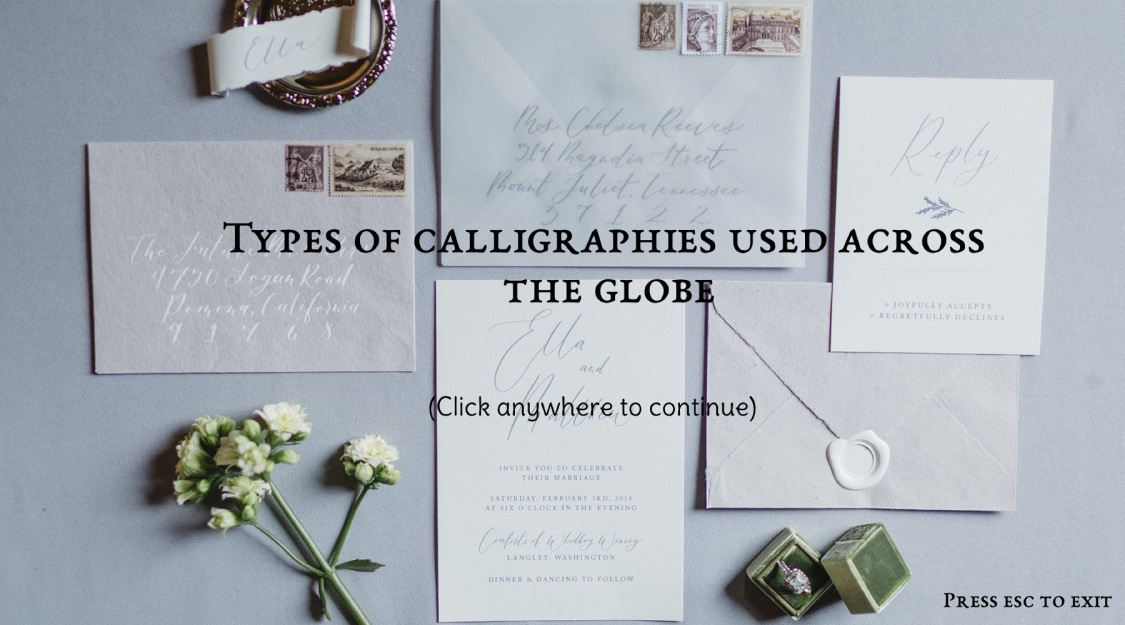
#> input picture fronts/front.jpg, 1125 x 625 px; its folder holds 4 pictures in this run
$ python hall2.py
#> lines starting #> are read from the running program, lines starting #| are printed output that depends on the picture
import cv2
import numpy as np
import time


path = "calligraphies/"
path2 = "fronts/"

img =  cv2.imread(path2 + "front.jpg",0)
#> img: shape (625, 1125); min 0, max 250, mean 176
img1 =  cv2.imread(path2 + "front3.jpg",0)
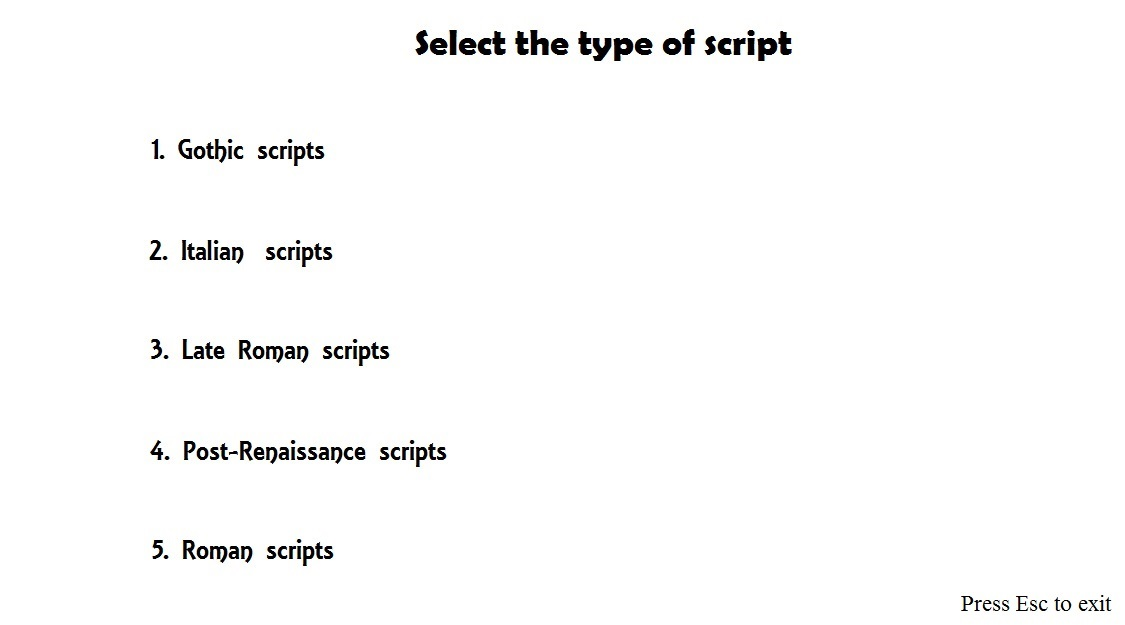
#> input picture fronts/front3.jpg, 1125 x 625 px
#> img1: shape (625, 1125); min 0, max 255, mean 250.5
img21 = cv2.imread(path2 + "front31.jpg",0)
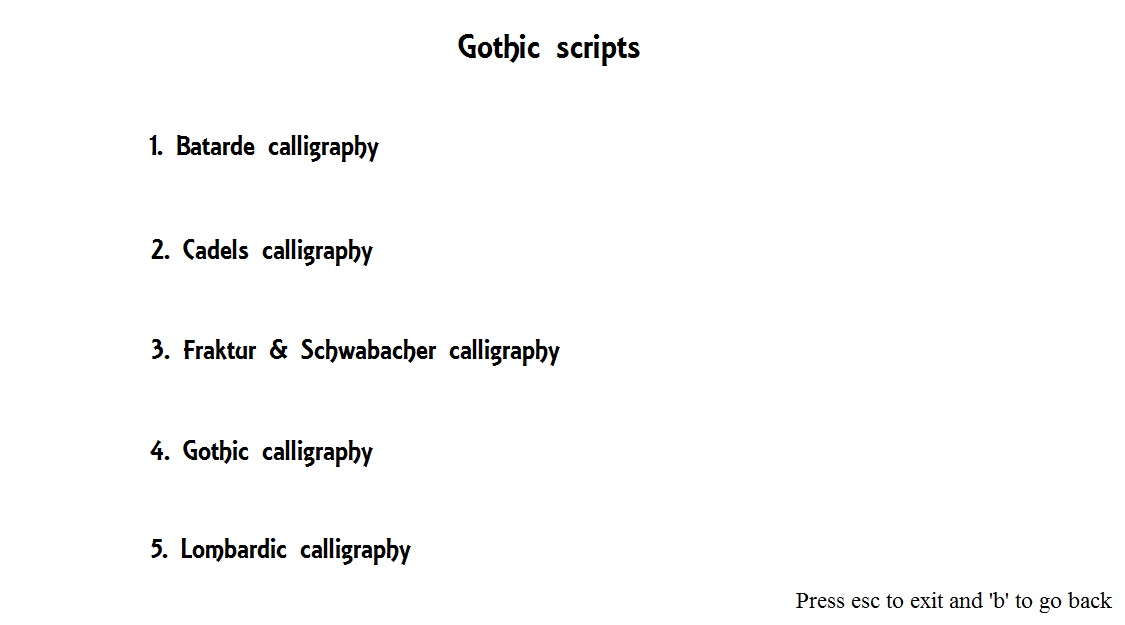
#> input picture fronts/front31.jpg, 1125 x 625 px
#> img21: shape (625, 1125); min 0, max 255, mean 250.3
img22 = cv2.imread(path2 + "front32.jpg",0)
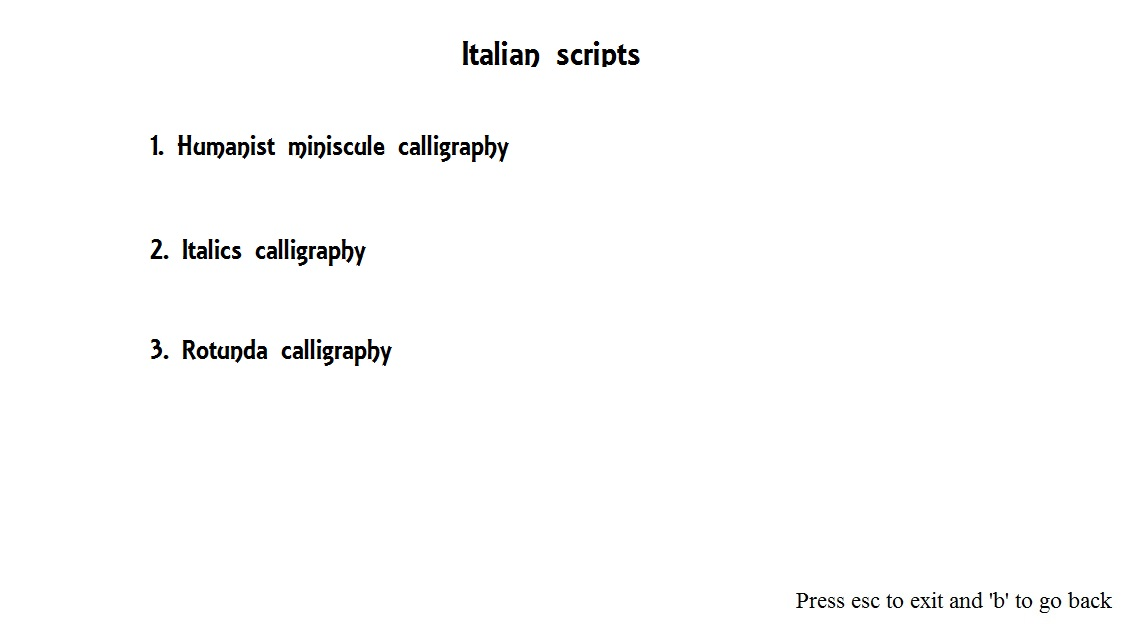
#> input picture fronts/front32.jpg, 1125 x 625 px
#> img22: shape (625, 1125); min 0, max 255, mean 251.8
img23 = cv2.imread(path2 + "front33.jpg",0)
img24 = cv2.imread(path2 + "front34.jpg",0)
img25 = cv2.imread(path2 + "front35.jpg",0)
index = 0

img211 = cv2.imread(path + "batarde.jpg",0)
img212 = cv2.imread(path + "cadel.jpg",0)
img213 = cv2.imread(path + "fraktur.jpg",0)
img214 = cv2.imread(path + "gothic.jpg",0)
img215 = cv2.imread(path + "lombardic.jpg",0)

img221 = cv2.imread(path + "humanist miniscule.jpg",0)
img222 = cv2.imread(path + "italics.jpg",0)
img223 = cv2.imread(path + "rotunda.jpg",0)

img231 = cv2.imread(path + "imperial.jpg",0)

img241 = cv2.imread(path + "copperplate.jpg",0)
img242 = cv2.imread(path + "copperplate capitals.jpg", 0)

img251 = cv2.imread(path + "rustic.jpg",0)
img252 = cv2.imread(path + "uncial.jpg",0)

def rec_maker(image, i):

#> called with i = 5
    for j in range(i):
        cv2.rectangle(image, (100, 100*(1+j)), (600 , 200+ 100*j), (0, 55, 75), 3)
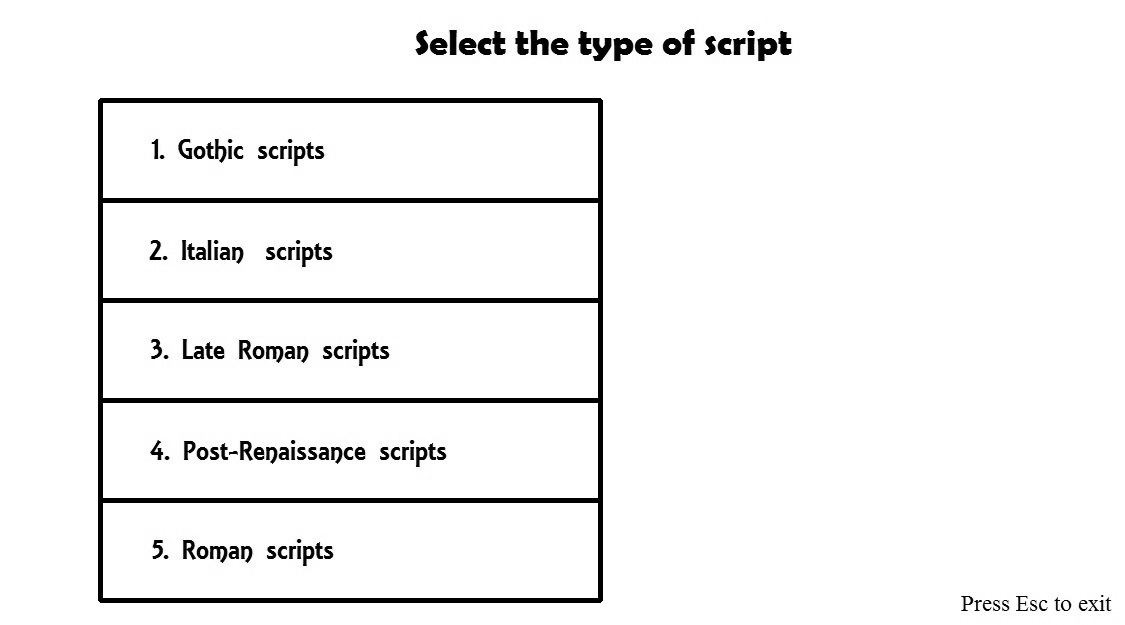
#> image: shape (625, 1125); min 0, max 255, mean 243.3

def font_add(image):

    row,col = image.shape
    print(row,col)
    blank_image = np.zeros((row + 30,col), np.uint8)
    print(blank_image.shape)
    blank_image[:][:] = 255

    blank_image[:row][:col] = image[:][:]

    image = blank_image

    font                   = cv2.FONT_HERSHEY_PLAIN
    bottomLeftCornerOfText = (10,row+20)
    fontScale              = 1
    fontColor              = (0,0,0)
    lineType               = 2

    cv2.putText(image,'Press \'q\' to close window',
        bottomLeftCornerOfText,
        font,
        fontScale,
        fontColor,
        lineType)

    return image

# [58 lines left out: function changer, not called in this run]

#win_name = cv2.namedWindow('image')


if __name__ == "__main__":

    cv2.imshow('image',img)
    cv2.setMouseCallback('image', changer)
    #k = cv2.waitKey(1)
    rec_maker(img1,5)
    rec_maker(img21, 5)
#> call 2 of rec_maker, with i = 5
#> after the loop in rec_maker (call 2), `for j in range(i):`:
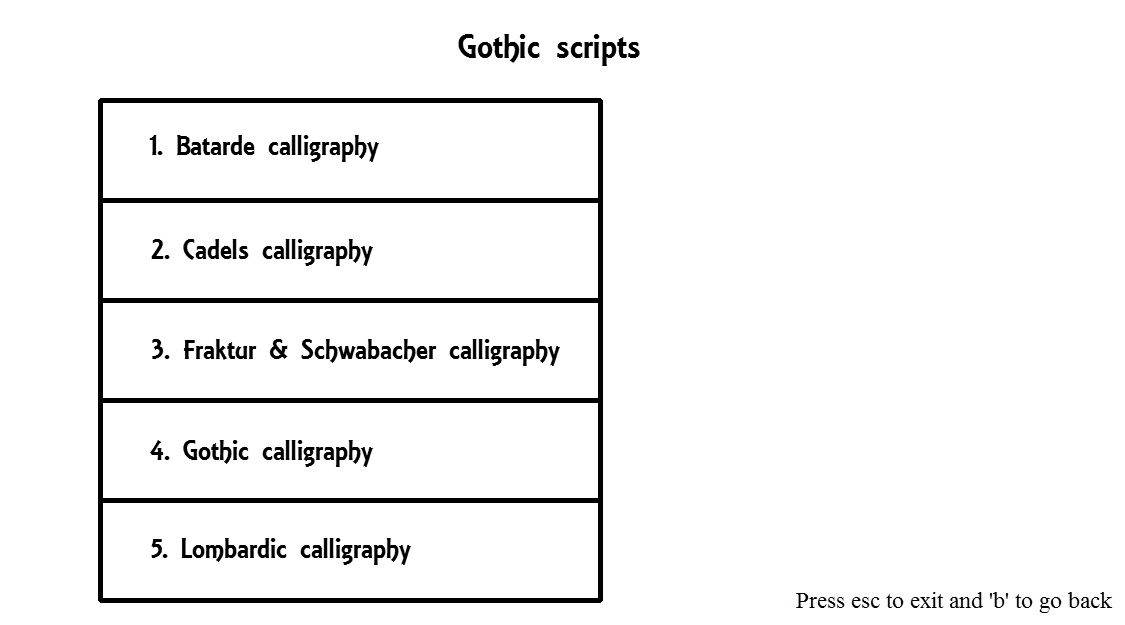
#> image: shape (625, 1125); min 0, max 255, mean 243.1
    rec_maker(img22, 3)
#> call 3 of rec_maker, with i = 3
#> after the loop in rec_maker (call 3), `for j in range(i):`:
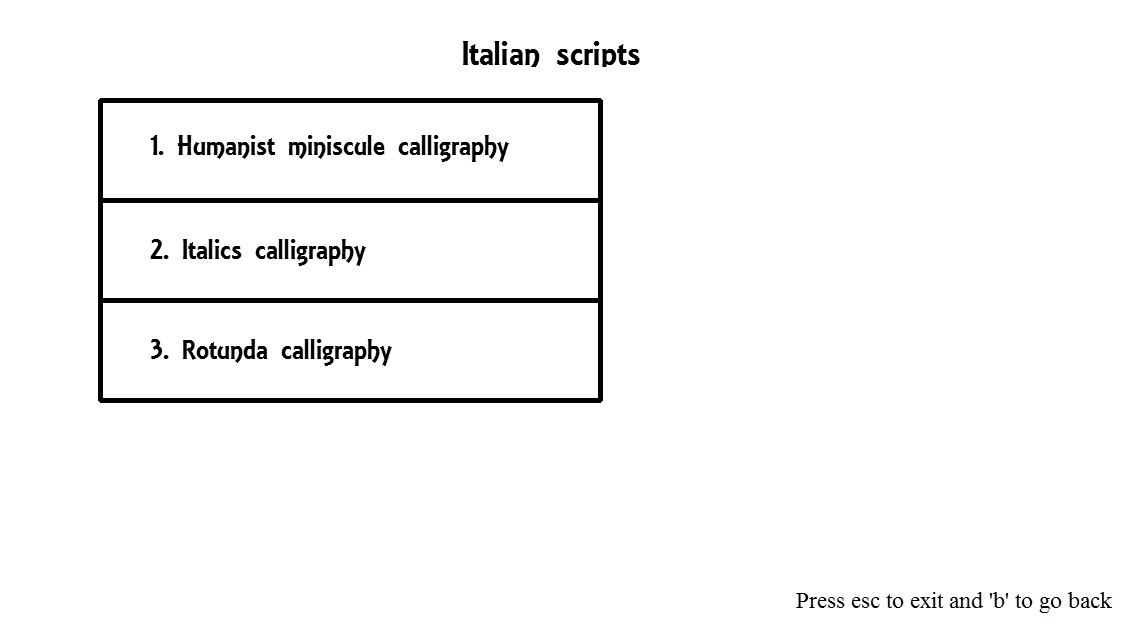
#> image: shape (625, 1125); min 0, max 255, mean 247.1
    rec_maker(img23, 1)
    rec_maker(img24, 2)
    rec_maker(img25, 2)

#> (the run stopped early here; a loop or call above may not have finished)
